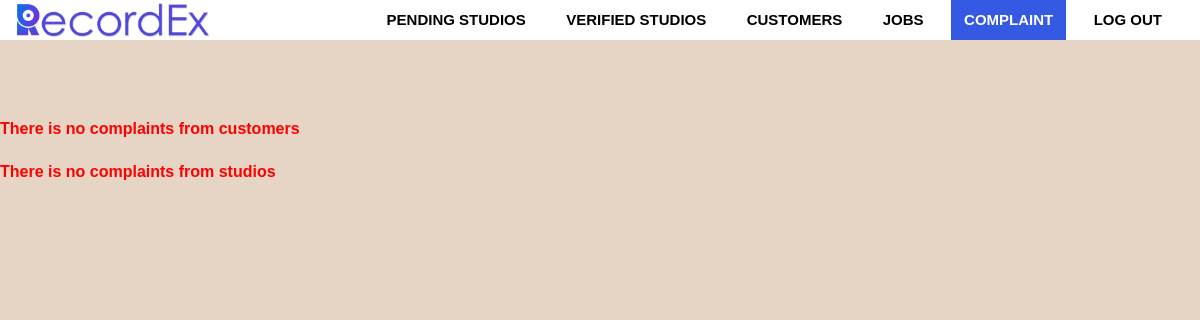
Page /admin/complaint.php on the earlier database version.
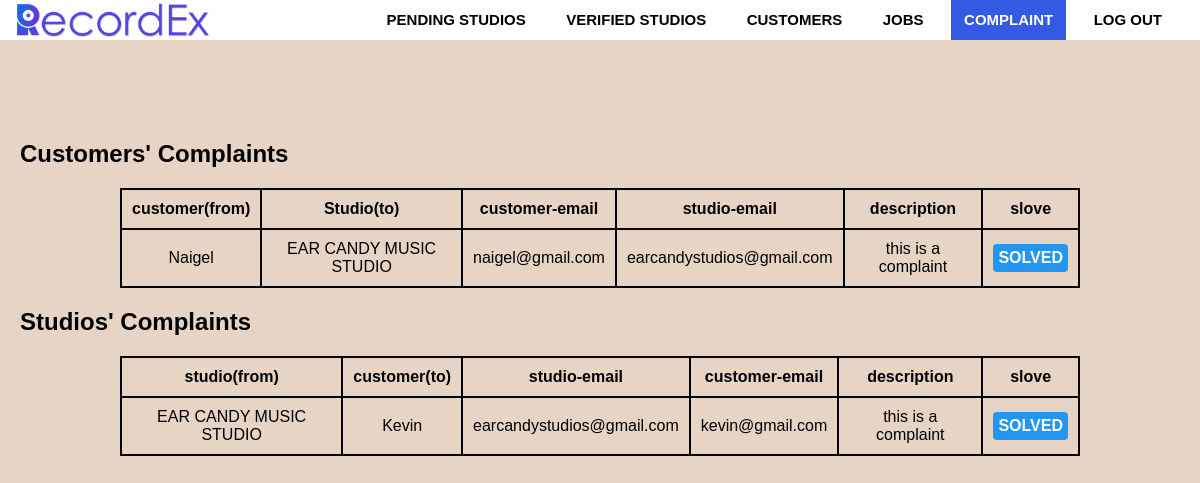
Same page on the later database version.
### tables this page shows
CREATE TABLE `complaint` (
  `complaint_id` int(100) NOT NULL,
  `c_id` int(100) NOT NULL,
  `studio_id` int(100) NOT NULL,
  `com_description` varchar(500) NOT NULL,
  `flag` int(10) NOT NULL
);

CREATE TABLE `customer` (
  `c_id` int(6) NOT NULL,
  `first_name` varchar(60) NOT NULL,
  `last_name` varchar(60) NOT NULL,
  `email` varchar(60) NOT NULL,
  `tele_no` int(10) NOT NULL,
  `password` varchar(60) NOT NULL,
  `email_verified` tinyint(1) NOT NULL DEFAULT '0',
  `blocked` int(1) NOT NULL DEFAULT '0',
  `image` varchar(500) NOT NULL,
  `status` varchar(10) NOT NULL DEFAULT 'Active now'
);

CREATE TABLE `studio` (
  `studio_id` int(5) NOT NULL,
  `studio_name` varchar(100) NOT NULL,
  `s_address_line1` varchar(100) NOT NULL,
  `s_address_line2` varchar(100) NOT NULL,
  `s_city` varchar(100) NOT NULL,
  `distric` varchar(100) NOT NULL,
  `postalcode` varchar(100) NOT NULL,
  `s_email` varchar(100) NOT NULL,
  `password` varchar(200) NOT NULL,
  `s_tele_no` int(20) NOT NULL,
  `paypal` varchar(100) NOT NULL,
  `owner_id` int(100) NOT NULL,
  `profile` varchar(500) NOT NULL,
  `cover` varchar(500) NOT NULL,
  `description` text NOT NULL,
  `latitude` varchar(50) NOT NULL,
  `longitude` varchar(50) NOT NULL,
  `verified` tinyint(4) NOT NULL DEFAULT '0',
  `email_verified` tinyint(1) NOT NULL DEFAULT '0',
  `owner_verified` tinyint(1) NOT NULL DEFAULT '0',
  `blocked` int(1) NOT NULL DEFAULT '0',
  `status` varchar(10) NOT NULL DEFAULT 'Active now'
);

### admin/complaint.php (the view, shortened to what the changed rows need)
<?php
require_once('../inc/connection.php');
?>
<?php
                    $errors1= array();
                    $errors2= array();
                    $query1="SELECT * FROM complaint JOIN studio ON  studio.studio_id = complaint.studio_id JOIN customer ON customer.c_id=complaint.c_id WHERE complaint.flag=1 ";
                    $result_set1=mysqli_query($connection,$query1);
                            if($result_set1){
                                if(mysqli_num_rows($result_set1)==0){
                                     $errors1[]="There is no complaints from customers";
                                }
                                else{
                                    $table1 = "<table style='min-width:80%; max-width:80%;'>";
                                    $table1 .= "<tr><th>customer(from)</th><th>Studio(to)</th><th>customer-email</th><th>studio-email</th><th>description</th><th>slove</th>";
                                    while($record =mysqli_fetch_assoc($result_set1)){
                                       $complaint_id=$record['complaint_id'];
                                       $table1 .= "<tr>";
                                       $table1.= "<td>".$record['first_name']."</td>";
                                       $table1.= "<td>".$record['studio_name']."</td>";
                                       $table1.= "<td>".$record['email']."</td>";
                                       $table1.= "<td>".$record['s_email']."</td>";
                                       $table1.= "<td>".$record['com_description']."</td>";
                                       $table1 .= "<td>"."<form action='complaint.php?cus_complaint_id=$complaint_id' method='post' ><button type='submit' name='solve'>SOLVED</button></form>"."</td>";
                                       $table1.= "</tr>";
                                    }
                                    $table1.= "</table>";
                                }
                            }
                            else{
                            }
                    $query2="SELECT * FROM complaint JOIN studio ON  studio.studio_id = complaint.studio_id JOIN customer ON customer.c_id=complaint.c_id  WHERE complaint.flag=0 ";
                    $result_set2=mysqli_query($connection,$query2);
                            if($result_set2){
                                if(mysqli_num_rows($result_set2)==0){
                                    $errors2[]="There is no complaints from studios";
                                }
                                else{
                                    $table2 = "<table style='min-width:80%; max-width:80%;'>";
                                    $table2 .= "<tr><th>studio(from)</th><th>customer(to)</th><th>studio-email</th><th>customer-email</th><th>description</th><th>slove</th>";
                                    while($record =mysqli_fetch_assoc($result_set2)){
                                        $complaint_id=$record['complaint_id'];
                                        $table2 .= "<tr>";
                                            $table2.= "<td>".$record['studio_name']."</td>";
                                            $table2.= "<td>".$record['first_name']."</td>";
                                            $table2.= "<td>".$record['s_email']."</td>";
                                            $table2.= "<td>".$record['email']."</td>";
                                            $table2.= "<td>".$record['com_description']."</td>";
                                            $table2 .= "<td>"."<form action=complaint.php?stud_complaint_id=$complaint_id method='post' ><button type='submit' name='solve'>SOLVED</button></form>"."</td>";
                                        $table2.= "</tr>";
                                    }
                                    $table2.= "</table>";
                                }
                            }
    ?>
<!DOCTYPE html>
<html>
<head>
   <link rel="stylesheet" type="text/css" href="css/admin.css">
   <?php  require_once('inc/navbar.php'); ?>
</head>
<body>
    <div class="row" >
         <div class="section">
                <?php
                if(!empty($errors1)){
                    foreach($errors1 as $error){
                        echo '<div class="error">';
                        echo $error . '<br>';
                        echo '</div>';
                    }
                }else{
                    echo "<h2 style='padding:20px;'>Customers' Complaints</h2>";
                    echo $table1;
                }
            ?>
        </div>
        <div class="section" >
                            <?php
                                if(!empty($errors2)){
                                    foreach($errors2 as $error){
                                    echo '<div class="error">';
                                    echo $error . '<br>';
                                    echo '</div>';
                                    }
                            }
                            else{
                                echo "<h2 style='padding:20px;'>Studios' Complaints</h2>";
                                echo $table2;
                            }
                            ?>
        </div>
</div>
</body>
</html>

Differences in the rows shown:
added complaint: c.first_name "Naigel", studio.studio_name "EAR CANDY MUSIC STUDIO", c.email "naigel@gmail.com", studio.s_email "earcandystudios@gmail.com", com_description "this is a complaint", shown under "Customers' Complaints"
added complaint: studio.studio_name "EAR CANDY MUSIC STUDIO", c.first_name "Kevin", studio.s_email "earcandystudios@gmail.com", c.email "kevin@gmail.com", com_description "this is a complaint", shown under "Studios' Complaints"
Other differences:
text now shown: "Customers' Complaints customer(from) Studio(to) customer-email studio-email description slove Studios' Complaints studio(from) customer(to) studio-email customer-email description slove"
list line gone: "There is no complaints from customers"
list line gone: "There is no complaints from studios"
